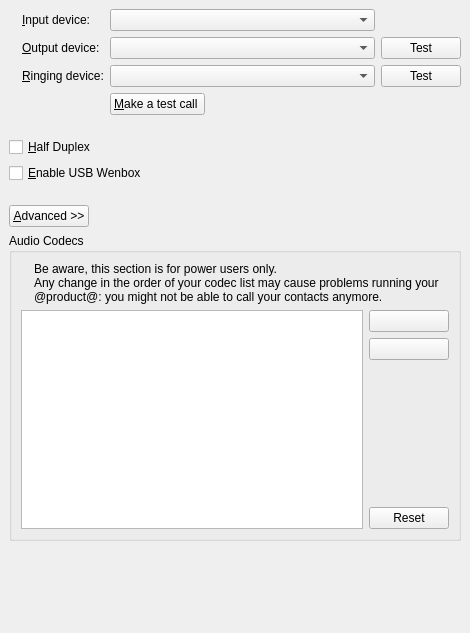
<ui version="4.0" >
 <class>AudioSettings</class>
 <widget class="QWidget" name="AudioSettings" >
  <property name="geometry" >
   <rect>
    <x>0</x>
    <y>0</y>
    <width>470</width>
    <height>633</height>
   </rect>
  </property>
  <layout class="QVBoxLayout" >
   <property name="margin" >
    <number>9</number>
   </property>
   <property name="spacing" >
    <number>6</number>
   </property>
   <item>
    <layout class="QGridLayout" >
     <property name="margin" >
      <number>0</number>
     </property>
     <property name="spacing" >
      <number>6</number>
     </property>
     <item row="1" column="2" >
      <widget class="QComboBox" name="outputDeviceComboBox" />
     </item>
     <item row="0" column="1" >
      <widget class="QLabel" name="label" >
       <property name="sizePolicy" >
        <sizepolicy>
         <hsizetype>0</hsizetype>
         <vsizetype>0</vsizetype>
         <horstretch>0</horstretch>
         <verstretch>0</verstretch>
        </sizepolicy>
       </property>
       <property name="text" >
        <string>&amp;Input device:</string>
       </property>
       <property name="buddy" >
        <cstring>inputDeviceComboBox</cstring>
       </property>
      </widget>
     </item>
     <item row="1" column="1" >
      <widget class="QLabel" name="label_2" >
       <property name="sizePolicy" >
        <sizepolicy>
         <hsizetype>0</hsizetype>
         <vsizetype>0</vsizetype>
         <horstretch>0</horstretch>
         <verstretch>0</verstretch>
        </sizepolicy>
       </property>
       <property name="text" >
        <string>&amp;Output device:</string>
       </property>
       <property name="buddy" >
        <cstring>outputDeviceComboBox</cstring>
       </property>
      </widget>
     </item>
     <item row="1" column="0" >
      <widget class="QLabel" name="label_5" >
       <property name="sizePolicy" >
        <sizepolicy>
         <hsizetype>0</hsizetype>
         <vsizetype>0</vsizetype>
         <horstretch>0</horstretch>
         <verstretch>0</verstretch>
        </sizepolicy>
       </property>
       <property name="pixmap" >
        <pixmap resource="../../../../resources/wengophone.qrc" >:/pics/audio/speaker.png</pixmap>
       </property>
      </widget>
     </item>
     <item row="2" column="0" >
      <widget class="QLabel" name="label_6" >
       <property name="sizePolicy" >
        <sizepolicy>
         <hsizetype>0</hsizetype>
         <vsizetype>0</vsizetype>
         <horstretch>0</horstretch>
         <verstretch>0</verstretch>
        </sizepolicy>
       </property>
       <property name="pixmap" >
        <pixmap resource="../../../../resources/wengophone.qrc" >:/pics/audio/speaker.png</pixmap>
       </property>
      </widget>
     </item>
     <item row="2" column="1" >
      <widget class="QLabel" name="label_3" >
       <property name="sizePolicy" >
        <sizepolicy>
         <hsizetype>0</hsizetype>
         <vsizetype>0</vsizetype>
         <horstretch>0</horstretch>
         <verstretch>0</verstretch>
        </sizepolicy>
       </property>
       <property name="text" >
        <string>&amp;Ringing device:</string>
       </property>
       <property name="buddy" >
        <cstring>ringingDeviceComboBox</cstring>
       </property>
      </widget>
     </item>
     <item row="2" column="2" >
      <widget class="QComboBox" name="ringingDeviceComboBox" />
     </item>
     <item row="0" column="2" >
      <widget class="QComboBox" name="inputDeviceComboBox" />
     </item>
     <item row="0" column="0" >
      <widget class="QLabel" name="label_4" >
       <property name="sizePolicy" >
        <sizepolicy>
         <hsizetype>0</hsizetype>
         <vsizetype>0</vsizetype>
         <horstretch>0</horstretch>
         <verstretch>0</verstretch>
        </sizepolicy>
       </property>
       <property name="pixmap" >
        <pixmap resource="../../../../resources/wengophone.qrc" >:/pics/audio/microphone.png</pixmap>
       </property>
      </widget>
     </item>
     <item row="3" column="2" >
      <layout class="QHBoxLayout" >
       <property name="margin" >
        <number>0</number>
       </property>
       <property name="spacing" >
        <number>6</number>
       </property>
       <item>
        <widget class="QPushButton" name="makeTestCallButton" >
         <property name="text" >
          <string>&amp;Make a test call </string>
         </property>
        </widget>
       </item>
       <item>
        <spacer>
         <property name="orientation" >
          <enum>Qt::Horizontal</enum>
         </property>
         <property name="sizeHint" >
          <size>
           <width>181</width>
           <height>20</height>
          </size>
         </property>
        </spacer>
       </item>
      </layout>
     </item>
     <item row="1" column="3" >
      <widget class="QPushButton" name="testOutputDeviceButton" >
       <property name="text" >
        <string>Test</string>
       </property>
      </widget>
     </item>
     <item row="2" column="3" >
      <widget class="QPushButton" name="testRingingDeviceButton" >
       <property name="text" >
        <string>Test</string>
       </property>
      </widget>
     </item>
    </layout>
   </item>
   <item>
    <spacer>
     <property name="orientation" >
      <enum>Qt::Vertical</enum>
     </property>
     <property name="sizeType" >
      <enum>QSizePolicy::Fixed</enum>
     </property>
     <property name="sizeHint" >
      <size>
       <width>125</width>
       <height>16</height>
      </size>
     </property>
    </spacer>
   </item>
   <item>
    <layout class="QHBoxLayout" >
     <property name="margin" >
      <number>0</number>
     </property>
     <property name="spacing" >
      <number>6</number>
     </property>
     <item>
      <widget class="QCheckBox" name="halfDuplexCheckBox" >
       <property name="text" >
        <string>&amp;Half Duplex</string>
       </property>
      </widget>
     </item>
     <item>
      <spacer>
       <property name="orientation" >
        <enum>Qt::Horizontal</enum>
       </property>
       <property name="sizeHint" >
        <size>
         <width>40</width>
         <height>20</height>
        </size>
       </property>
      </spacer>
     </item>
    </layout>
   </item>
   <item>
    <layout class="QHBoxLayout" >
     <property name="margin" >
      <number>0</number>
     </property>
     <property name="spacing" >
      <number>6</number>
     </property>
     <item>
      <widget class="QCheckBox" name="enableWenboxCheckBox" >
       <property name="text" >
        <string>&amp;Enable USB Wenbox</string>
       </property>
      </widget>
     </item>
     <item>
      <spacer>
       <property name="orientation" >
        <enum>Qt::Horizontal</enum>
       </property>
       <property name="sizeHint" >
        <size>
         <width>401</width>
         <height>20</height>
        </size>
       </property>
      </spacer>
     </item>
    </layout>
   </item>
   <item>
    <spacer>
     <property name="orientation" >
      <enum>Qt::Vertical</enum>
     </property>
     <property name="sizeType" >
      <enum>QSizePolicy::Fixed</enum>
     </property>
     <property name="sizeHint" >
      <size>
       <width>125</width>
       <height>16</height>
      </size>
     </property>
    </spacer>
   </item>
   <item>
    <layout class="QHBoxLayout" >
     <property name="margin" >
      <number>0</number>
     </property>
     <property name="spacing" >
      <number>6</number>
     </property>
     <item>
      <widget class="QPushButton" name="AdvButton" >
       <property name="text" >
        <string>&amp;Advanced >></string>
       </property>
       <property name="icon" >
        <iconset resource="../../../../resources/wengophone.qrc" >:/pics/config/advanced.png</iconset>
       </property>
       <property name="checkable" >
        <bool>false</bool>
       </property>
      </widget>
     </item>
     <item>
      <spacer>
       <property name="orientation" >
        <enum>Qt::Horizontal</enum>
       </property>
       <property name="sizeHint" >
        <size>
         <width>40</width>
         <height>20</height>
        </size>
       </property>
      </spacer>
     </item>
    </layout>
   </item>
   <item>
    <widget class="QGroupBox" name="AdvGroupBox" >
     <property name="title" >
      <string>Audio Codecs</string>
     </property>
     <property name="checkable" >
      <bool>false</bool>
     </property>
     <layout class="QGridLayout" >
      <property name="margin" >
       <number>9</number>
      </property>
      <property name="spacing" >
       <number>6</number>
      </property>
      <item row="4" column="1" >
       <widget class="QPushButton" name="ResetButton" >
        <property name="text" >
         <string>Reset</string>
        </property>
       </widget>
      </item>
      <item rowspan="4" row="1" column="0" >
       <widget class="QListWidget" name="audioCodecListWidget" />
      </item>
      <item row="1" column="1" >
       <widget class="QPushButton" name="UpButton" >
        <property name="text" >
         <string/>
        </property>
        <property name="icon" >
         <iconset resource="../../../../resources/wengophone.qrc" >:/pics/up.png</iconset>
        </property>
       </widget>
      </item>
      <item row="2" column="1" >
       <widget class="QPushButton" name="DownButton" >
        <property name="text" >
         <string/>
        </property>
        <property name="icon" >
         <iconset resource="../../../../resources/wengophone.qrc" >:/pics/down.png</iconset>
        </property>
       </widget>
      </item>
      <item row="3" column="1" >
       <spacer>
        <property name="orientation" >
         <enum>Qt::Vertical</enum>
        </property>
        <property name="sizeHint" >
         <size>
          <width>75</width>
          <height>141</height>
         </size>
        </property>
       </spacer>
      </item>
      <item row="0" column="0" colspan="2" >
       <layout class="QHBoxLayout" >
        <property name="margin" >
         <number>0</number>
        </property>
        <property name="spacing" >
         <number>6</number>
        </property>
        <item>
         <widget class="QLabel" name="label_9" >
          <property name="sizePolicy" >
           <sizepolicy>
            <hsizetype>0</hsizetype>
            <vsizetype>5</vsizetype>
            <horstretch>0</horstretch>
            <verstretch>0</verstretch>
           </sizepolicy>
          </property>
          <property name="text" >
           <string/>
          </property>
          <property name="pixmap" >
           <pixmap resource="../../../../resources/wengophone.qrc" >:/pics/important.png</pixmap>
          </property>
          <property name="alignment" >
           <set>Qt::AlignLeading|Qt::AlignLeft|Qt::AlignTop</set>
          </property>
          <property name="margin" >
           <number>0</number>
          </property>
         </widget>
        </item>
        <item>
         <widget class="QLabel" name="label_7" >
          <property name="text" >
           <string>Be aware, this section is for power users only.
Any change in the order of your codec list may cause problems running your @product@: you might not be able to call your contacts anymore.</string>
          </property>
          <property name="wordWrap" >
           <bool>true</bool>
          </property>
         </widget>
        </item>
       </layout>
      </item>
     </layout>
    </widget>
   </item>
   <item>
    <spacer>
     <property name="orientation" >
      <enum>Qt::Vertical</enum>
     </property>
     <property name="sizeHint" >
      <size>
       <width>452</width>
       <height>16</height>
      </size>
     </property>
    </spacer>
   </item>
  </layout>
 </widget>
 <tabstops>
  <tabstop>inputDeviceComboBox</tabstop>
  <tabstop>outputDeviceComboBox</tabstop>
  <tabstop>testOutputDeviceButton</tabstop>
  <tabstop>ringingDeviceComboBox</tabstop>
  <tabstop>testRingingDeviceButton</tabstop>
  <tabstop>makeTestCallButton</tabstop>
  <tabstop>enableWenboxCheckBox</tabstop>
  <tabstop>AdvButton</tabstop>
  <tabstop>audioCodecListWidget</tabstop>
  <tabstop>UpButton</tabstop>
  <tabstop>DownButton</tabstop>
  <tabstop>ResetButton</tabstop>
 </tabstops>
 <resources>
  <include location="../../../../resources/wengophone.qrc" />
 </resources>
 <connections/>
</ui>
